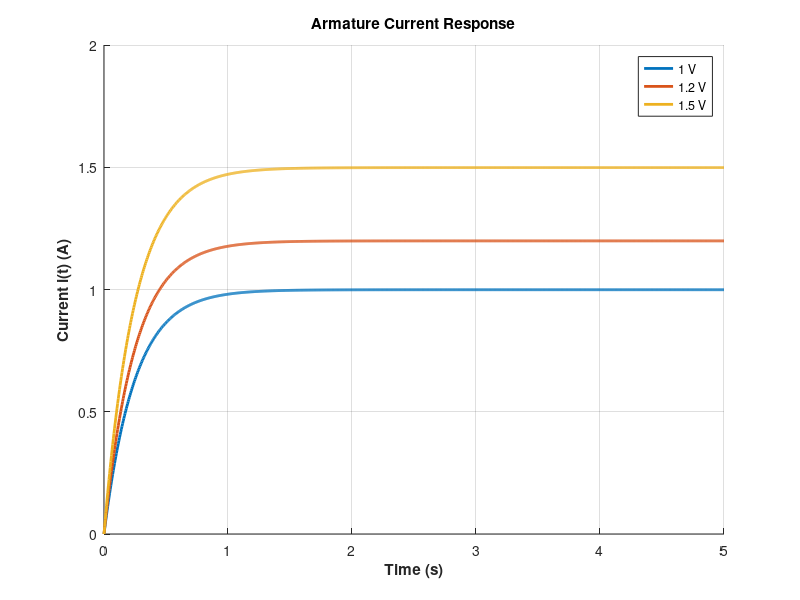
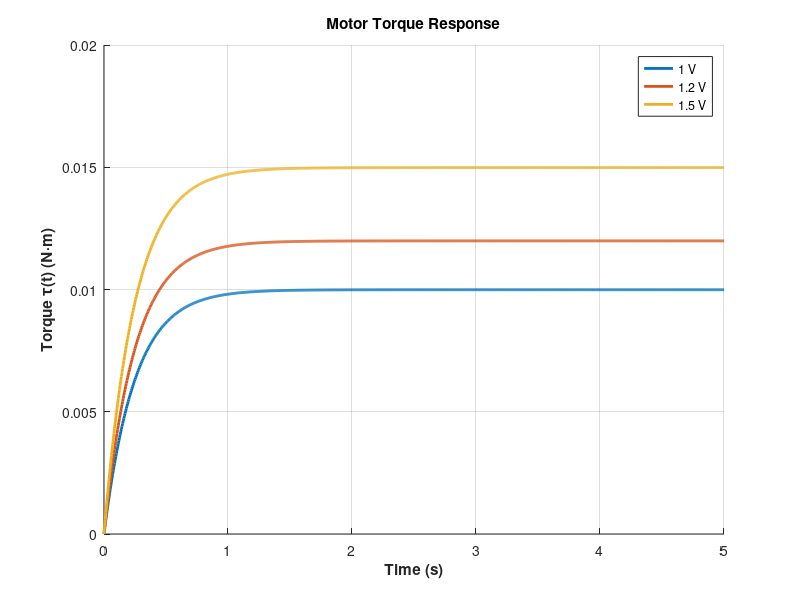
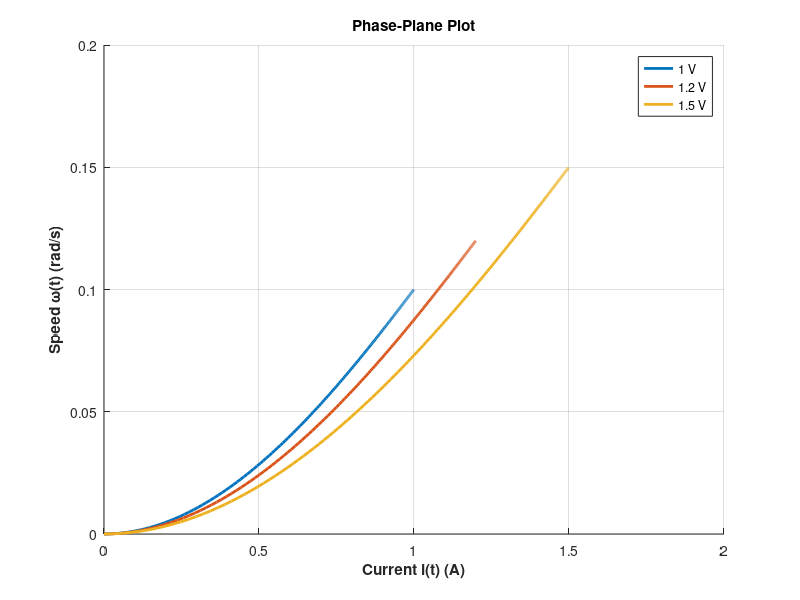

The MATLAB script that drew these images, in order:
clc; close all

% fixed parameters
Ke = 0.01; % Electromotive Force Constant
Km = 0.01; % Torque-current ratio
J = 0.01; % Moment of Inertia of the Rotor
Kd = 0.1; % Damping Ratio of the Inertia of the Rotor
R = 1; % Resistance
L = 0.25; % Inductance

% values to sweep
V_values = [1 1.2 1.5];
colors = lines(numel(V_values));

A = [-R/L -Ke/L
     Km/J -Kd/J];
B = [1/L; 0];
C = [0 1];
D = 0;

sys_ss = ss(A,B,C,D);
t = linspace(0,5,1000);

%% Armature Current Plot
figure; hold on
for k = 1:numel(V_values)
    V = V_values(k);
    u = V * ones(size(t));
    [y,~,x] = lsim(sys_ss,u,t);
    i = x(:,1);

    plot(t,i,'LineWidth',2,'color',colors(k,:))
end
xlabel('Time (s)','FontWeight','bold')
ylabel('Current i(t) (A)','FontWeight','bold')
legend('1 V', '1.2 V','1.5 V','Location', 'best')
title('Armature Current Response')
grid on

%% Motor Torque Plot
figure; hold on
for k = 1:numel(V_values)
    V = V_values(k);
    u = V * ones(size(t));
    [y,~,x] = lsim(sys_ss,u,t);
    i = x(:,1);
    tau = Km .* i;

    plot(t,tau,'LineWidth',2,'color',colors(k,:))
end
xlabel('Time (s)','FontWeight','bold')
ylabel('Torque \tau(t) (N·m)','FontWeight','bold')
legend('1 V', '1.2 V','1.5 V','Location', 'best')
title('Motor Torque Response')
grid on

%% Phase-Plane Plot
figure; hold on
for k = 1:numel(V_values)
    V = V_values(k);
    u = V * ones(size(t));
    [y,~,x] = lsim(sys_ss,u,t);
    i = x(:,1);
    omega = x(:,2);

    plot(i,omega,'LineWidth',2,'color',colors(k,:))
end

xlabel('Current i(t) (A)','FontWeight','bold')
ylabel('Speed \omega(t) (rad/s)','FontWeight','bold')
legend('1 V', '1.2 V','1.5 V','Location', 'best')
title('Phase-Plane Plot')
grid on
